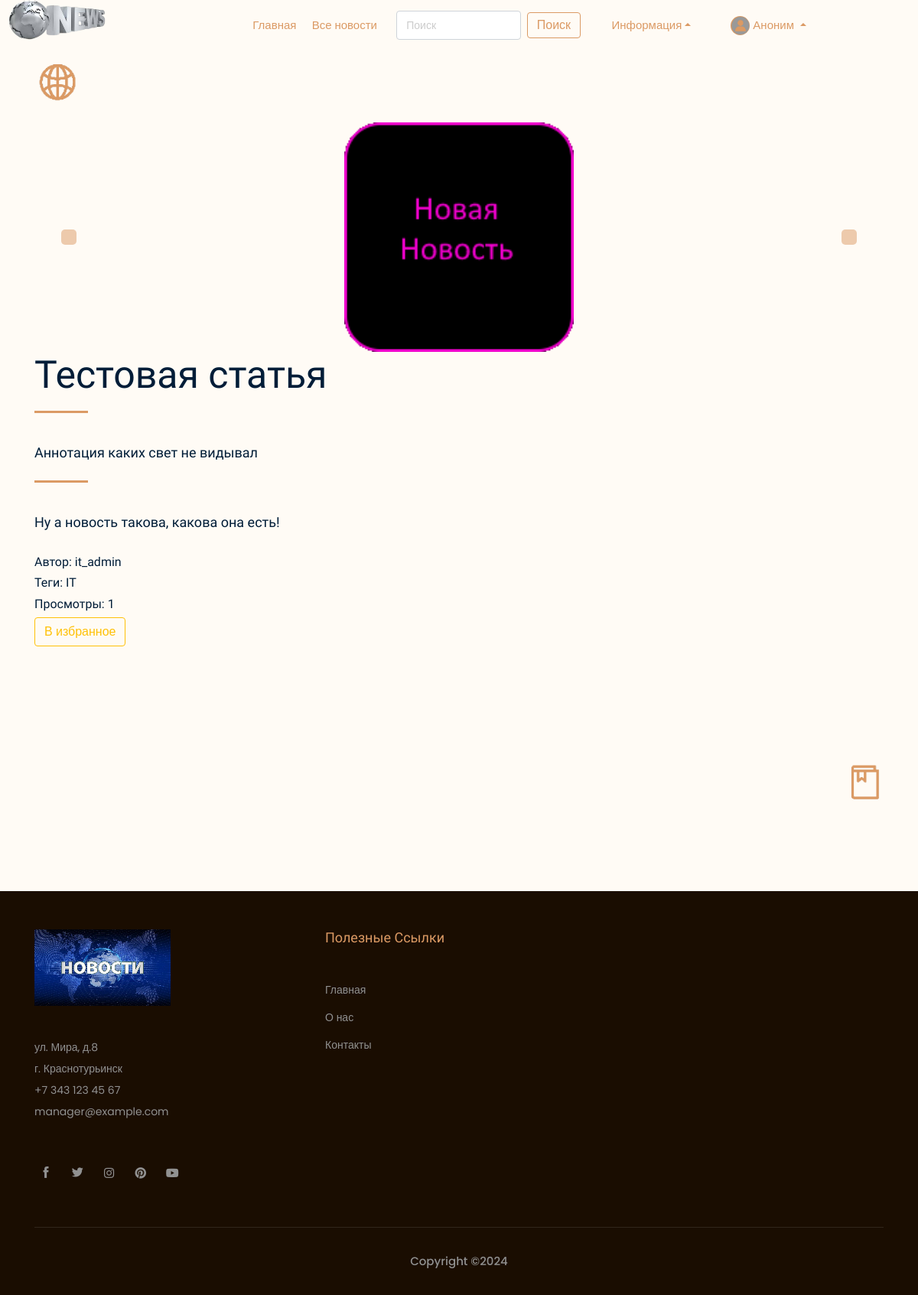
/news/show/36, run on an earlier commit of the app's database.
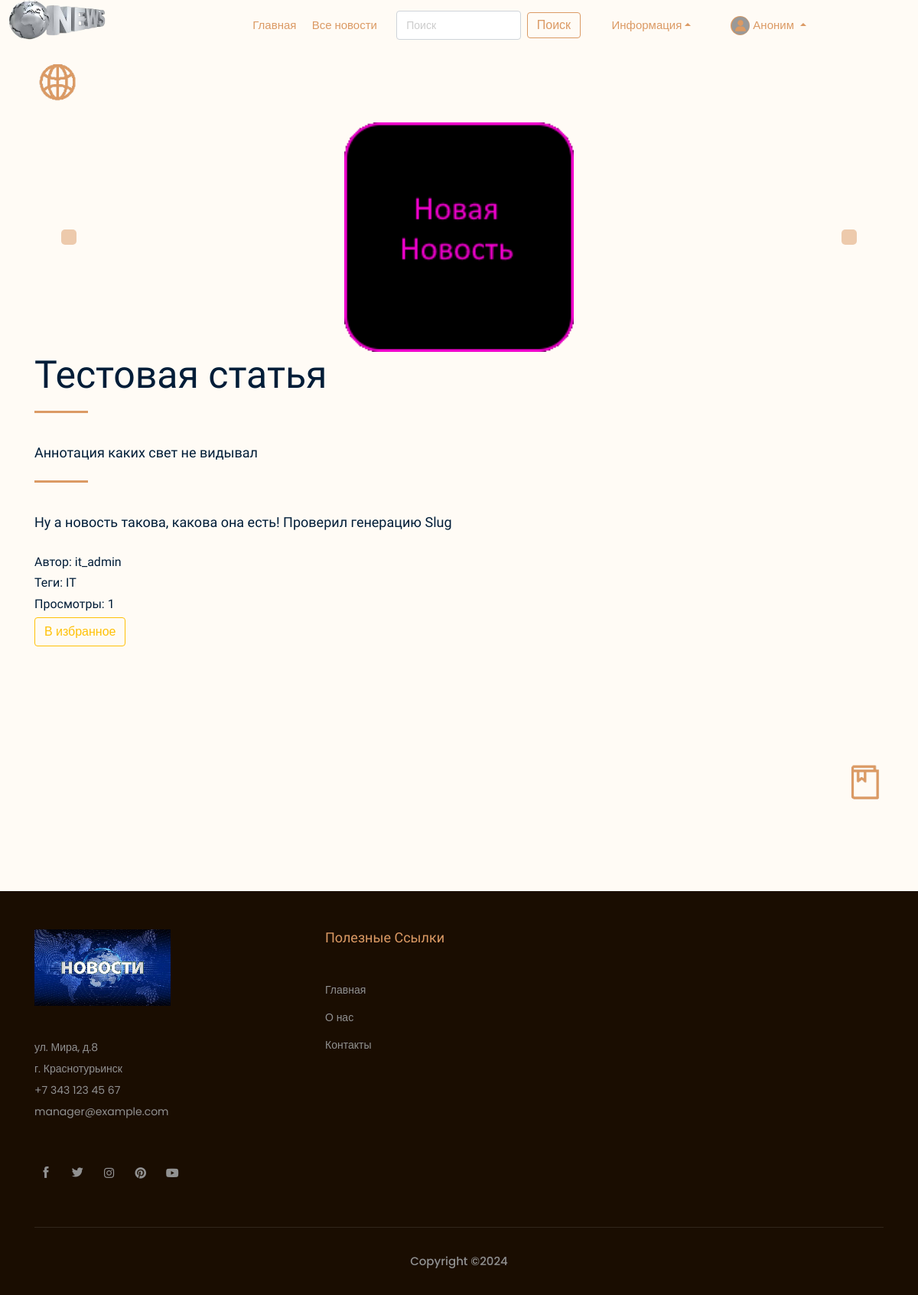
And on a later commit of the database.
### news/models.py (models this page shows, shortened)
class Article(models.Model):
    categories = [('IT', 'IT'),
                  ('MATH', 'Mathematic'),
                  ('AI', 'AI')]
    author = models.ForeignKey(User, on_delete=models.SET_NULL, null=True, verbose_name='Автор')    # Если пользователь удалится, то данное поле будет NULL
    title = models.CharField('Название', max_length=50, validators=[MinLengthValidator(10), MaxLengthValidator(50)])
    anouncement = models.TextField('Аннотация', max_length=250, validators=[MinLengthValidator(10), MaxLengthValidator(250)])
    text = models.TextField('Текст новости', validators=[MinLengthValidator(30), MaxLengthValidator(1500)])
    date = models.DateTimeField('Дата публикации', auto_created=True)
    date_edit = models.DateTimeField('Дата редактирования', auto_now=True)
    category = models.CharField(choices=categories, max_length=20, verbose_name='Категории')
    tags = models.ManyToManyField(to=Tag, blank=True, verbose_name='Тэги')    # blank - разрешаем полю быть пустым
    slug = models.SlugField()
    objects = models.Manager()
    published = PublishedToday()
    status = models.BooleanField(default=False, verbose_name='Опубликовано')    # Автор добавляет новость и по-умолчанию она не публикуется. Модетатор должен подтвердить публикацию - True
    def get_views(self):
        return self.views.count()
    class Meta:
        ordering = ['date', 'title']    # Порядок сортировки
        verbose_name = 'Новость'
        verbose_name_plural = 'Новости'

### news/views.py (the view)
# urls.py: path('show/<int:pk>', views.ArticleDetailView.as_view(), name='news_detail'),
class ArticleDetailView(ViewCountMixin, DetailView):
    model = Article
    template_name = 'news/news_detail.html'
    context_object_name = 'article'
    def get_context_data(self, **kwargs):
        context = super().get_context_data(**kwargs)
        current_object = self.object
        us = FavoriteArticle.objects.filter(article=current_object.pk).select_related('user').values_list('user__id', flat=True)
        context['users'] = us
        bookmark = FavoriteArticle.objects.filter(article=current_object.pk)
        context['bookmark'] = bookmark.exists()
        images = Image.objects.filter(article=current_object)
        context['images'] = images
        return context

### news/utils.py (called while the page is built)
def get_client_ip(request):
    x_forwrded_for = request.META.get('HTTP_X_FORWARDED_FOR')
    if x_forwrded_for:
        ip = x_forwrded_for.split(',')[0]
    else:
        ip = request.META.get('REMOTE_ADDR')
    return ip

    def get_object(self):
        obj = super().get_object()
        ip_address = get_client_ip(self.request)
        ViewCount.objects.get_or_create(article=obj, ip_address=ip_address)
        return obj

### news/templates/news/news_detail.html (shortened to what this page needs)
{% extends 'main/base_template.html' %}
{% load static %}
{% load bootstrap5 %}
{% block content %}
<div class="about_area">
    <div class="icon_1 d-none d-md-block">
        <img src="{% static 'main' %}/img/icon/1.png" width="auto" height="50" alt="">
    </div>
    <div class="icon_2 d-none d-md-block">
    </div>
    <div class="icon_3 d-none d-md-block">
        <img src="{% static 'main' %}/img/icon/3.png" width="auto" height="50" alt="">
    </div>
    <div class="thumb">
        <div id="carouselControls" class="carousel slide" data-ride="carousel">
            <div class="carousel-inner" role="listbox">
                {% if article.image_set.all %}
                    {% for image in article.image_set.all %}
                    <div class="carousel-item {% if forloop.counter == 1 %} active {% endif %}">
                        <img class="d-block" src="{{ image.image.url }}"
                             style="margin:auto; height:300px; width:auto; border-radius:10px;">
                    </div>
                    {% endfor %}
                {% else %}
                    <div class="carousel-item active">
                        <img class="d-block" src="/media/default_article_img.png"
                             style="margin:auto; height:300px; width:auto; border-radius:10px;">
                    </div>
                {% endif %}
            </div>
                <a class="carousel-control-prev" href="#carouselControls" role="button" data-slide="prev">
                    <span class="carousel-control-prev-icon" style="border-radius:5px; background: #DB9A64" aria-hidden="true"></span>
                </a>
                <a class="carousel-control-next" href="#carouselControls" role="button" data-slide="next">
                    <span class="carousel-control-next-icon" style="border-radius:5px; background: #DB9A64" aria-hidden="true"></span>
                </a>
        </div>
    </div>
    <div class="container">
        <div class="row align-items-center">
            <div class="col-lg-12">
                <div class="about_info_wrap">
                    <h3>{{ article.title }}</h3>
                    <span class="long_dash"></span>
                    <h4>{{ article.anouncement }}</h4>
                    <span class="long_dash"></span>
                    <h4>{{ article.text }}</h4>
                    <br>
                    <h5>Автор: {{ article.author }}</h5>
                    <h5>Теги: {% for t in article.tags.all %} {{ t.title }} {% endfor %}</h5>
                    <h5>Просмотры: {{ article.get_views }}</h5>
                    {% if request.user.id %}
                        <a href="{% url 'favorites' article.pk %}" class="{% if request.user.id in users %}btn btn-warning{% else %}btn btn-outline-warning{% endif %}">
                            {% if request.user.id in users and request.user.id in users %}В избранном{% else %}В избранное{% endif %}</a>
                    {% else %}
                        <a href="{% url 'login' %}" class="btn btn-outline-warning">В избранное</a>
                    {% endif %}
                </div>
            </div>
        </div>
    </div>
</div>
{% endblock %}

What changed in the data, as far as the page shows it:
changed Article "Тестовая статья": text "Ну а новость такова, какова она есть!" → "Ну а новость такова, какова она есть! Проверил генерацию Slug"
